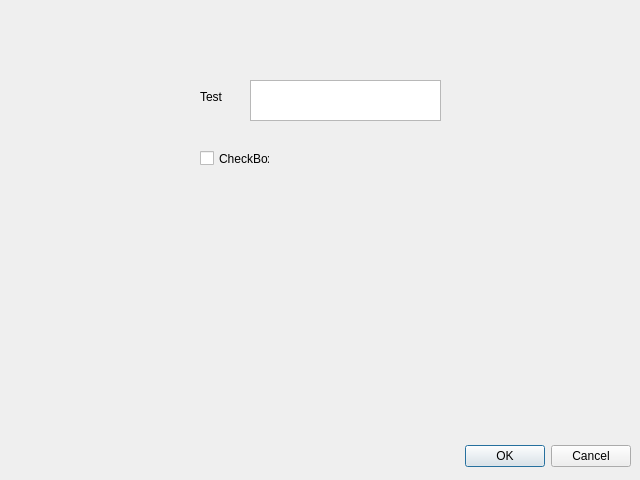
<?xml version="1.0" encoding="UTF-8"?>
<ui version="4.0">
 <class>Dialog</class>
 <widget class="QDialog" name="Dialog">
  <property name="geometry">
   <rect>
    <x>0</x>
    <y>0</y>
    <width>640</width>
    <height>480</height>
   </rect>
  </property>
  <property name="windowTitle">
   <string>Dialog</string>
  </property>
  <widget class="QDialogButtonBox" name="buttonBox">
   <property name="geometry">
    <rect>
     <x>10</x>
     <y>440</y>
     <width>621</width>
     <height>32</height>
    </rect>
   </property>
   <property name="orientation">
    <enum>Qt::Horizontal</enum>
   </property>
   <property name="standardButtons">
    <set>QDialogButtonBox::Cancel|QDialogButtonBox::Ok</set>
   </property>
  </widget>
  <widget class="QLabel" name="label">
   <property name="geometry">
    <rect>
     <x>200</x>
     <y>90</y>
     <width>47</width>
     <height>13</height>
    </rect>
   </property>
   <property name="text">
    <string>Test</string>
   </property>
  </widget>
  <widget class="QCheckBox" name="checkBox">
   <property name="geometry">
    <rect>
     <x>200</x>
     <y>150</y>
     <width>70</width>
     <height>17</height>
    </rect>
   </property>
   <property name="text">
    <string>CheckBox</string>
   </property>
  </widget>
  <widget class="QTextBrowser" name="textBrowser">
   <property name="geometry">
    <rect>
     <x>250</x>
     <y>80</y>
     <width>191</width>
     <height>41</height>
    </rect>
   </property>
  </widget>
 </widget>
 <resources/>
 <connections>
  <connection>
   <sender>buttonBox</sender>
   <signal>accepted()</signal>
   <receiver>Dialog</receiver>
   <slot>accept()</slot>
   <hints>
    <hint type="sourcelabel">
     <x>248</x>
     <y>254</y>
    </hint>
    <hint type="destinationlabel">
     <x>157</x>
     <y>274</y>
    </hint>
   </hints>
  </connection>
  <connection>
   <sender>buttonBox</sender>
   <signal>rejected()</signal>
   <receiver>Dialog</receiver>
   <slot>reject()</slot>
   <hints>
    <hint type="sourcelabel">
     <x>316</x>
     <y>260</y>
    </hint>
    <hint type="destinationlabel">
     <x>286</x>
     <y>274</y>
    </hint>
   </hints>
  </connection>
 </connections>
</ui>
